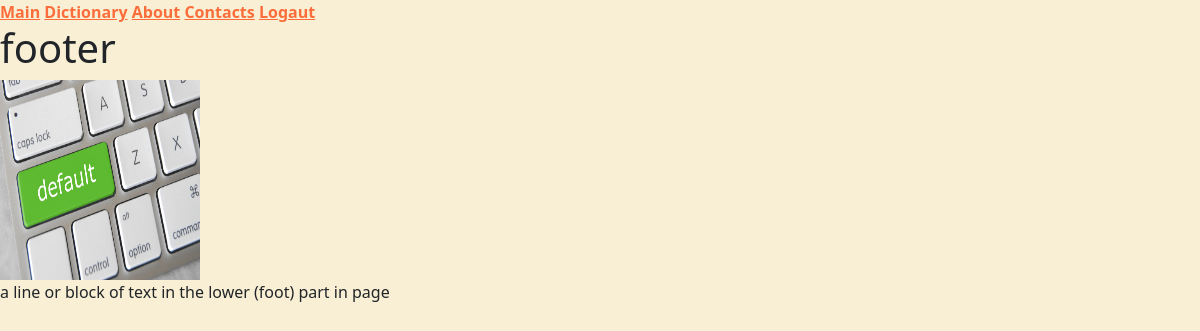
The app's page /dictionary/113/ (signed in) with its own data.
### main/models.py (models this page shows, shortened)
class Word(models.Model):
    word = models.CharField(max_length=200)
    image = models.ImageField(
    upload_to='../images/', default='../images/default.jpg', blank=True
    )
    translation = models.CharField(max_length=500)
    right_ansver = models.DecimalField(max_digits = 2, decimal_places = 0, default=0)

### main/views.py (the view)
# urls.py: path('dictionary/<int:pk>/', WordDetailView.as_view(), name='word-detail'),
class WordDetailView(DetailView):
    template_name = 'main/word_detail.html'
    queryset = Word.objects.all()

### main/templates/main/word_detail.html (shortened to what this page needs)
{% extends 'main/base.html' %}
{% block content %}
<h1>{{ object.word}}</h1>
<img src='{{ object.image.url }}' width="200" height="200" alt="none">
<p>{{ object.translation}}</p>
{% endblock  %}

### static/css/styles.css (style rules this page uses)
body { background-color: #F8EFD4; }

### records on screen
Word: word "footer", image (placeholder picture), translation "a line or block of text in the lower (foot) part in page"
